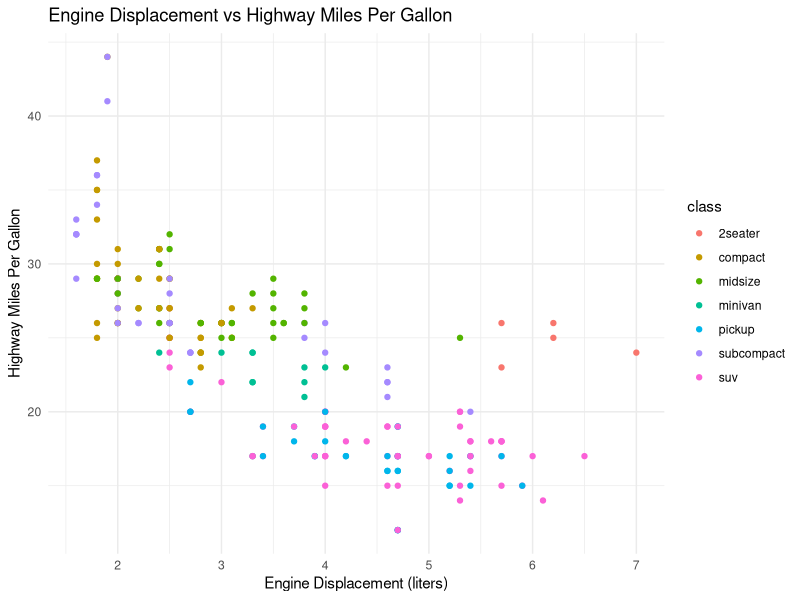

The R script that drew this image:
## ---- chunk 1
# Load necessary packages
library(ggplot2)
library(dplyr)
## ---- chunk 2
# Create the plot
ggplot(mpg, aes(x=displ, y=hwy, color=class)) +
  geom_point() +
  labs(title="Engine Displacement vs Highway Miles Per Gallon",
       x="Engine Displacement (liters)",
       y="Highway Miles Per Gallon") +
  theme_minimal()

